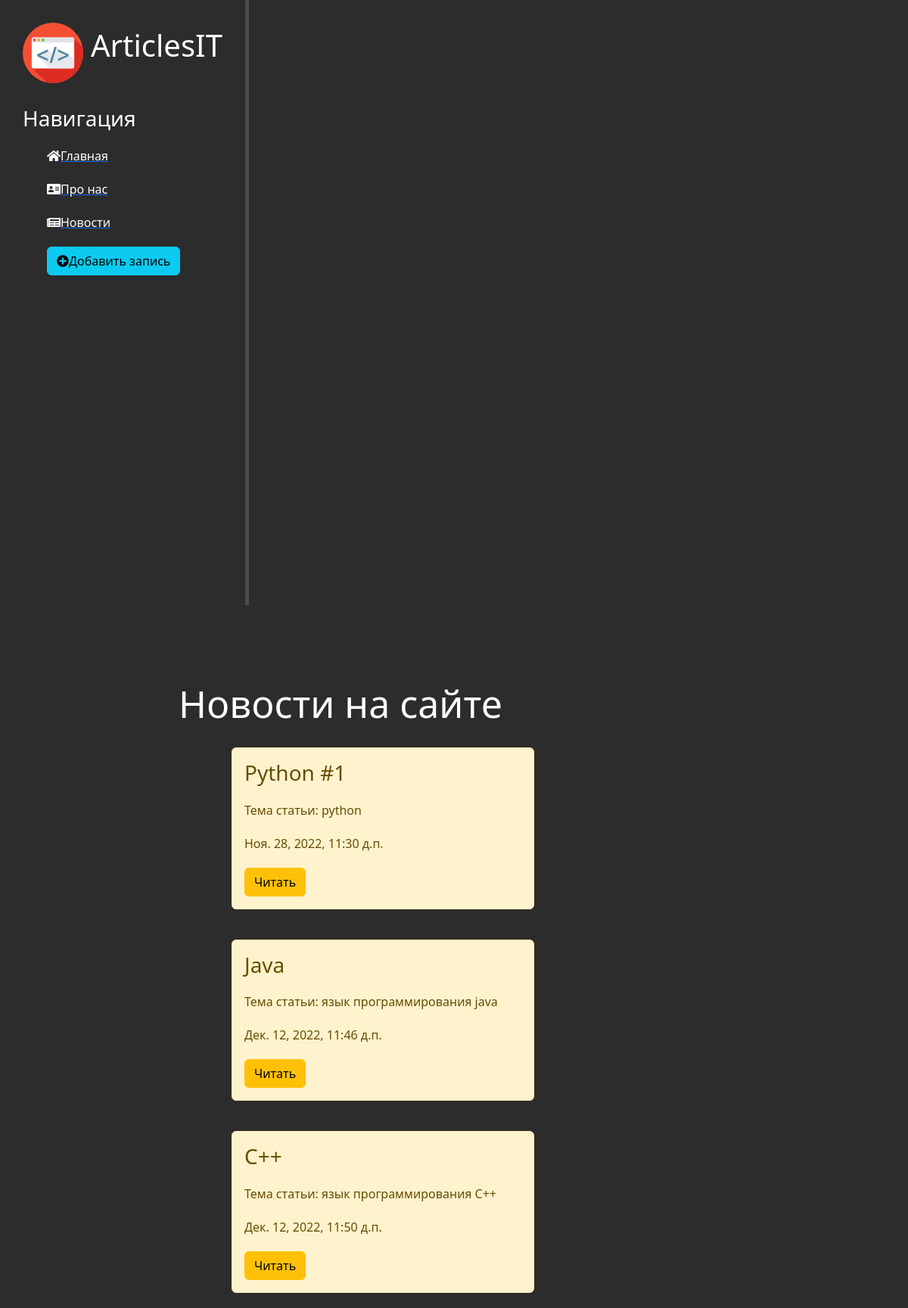
Page /news/ on the committed database.
### news/models.py (models this page shows, shortened)
class Articles(models.Model):
    title = models.CharField('Название', max_length=50)
    theme = models.CharField('Тема статьи', max_length=50, default='Любая')
    full_text = models.TextField('Статья',)
    date = models.DateTimeField('Дата публикации')
    class Meta:
        verbose_name = 'Новость'
        verbose_name_plural = 'Новости'

### news/views.py (the view)
# urls.py: path('', views.news_home, name='news_home'),
def news_home(request):
    news = Articles.objects.order_by('date')
    return render(request, 'news/news_home.html', {'news': news})

### news/templates/news/news_home.html (shortened to what this page needs)
{% extends 'main/layout.html' %}
{% block content %}
    <div class="features">
        <h1>Новости на сайте</h1>
        {% if news %}
            {% for el in news %}
                <div class="alert alert-warning">
                    <h3>{{ el.title }}</h3>
                    <p>Тема статьи: {{ el.theme }}</p>
                    <p>{{ el.date }}</p>
                    <a href="{% url 'news-detail' el.id %}" class="btn btn-warning">Читать</a>
                </div>
            {% endfor %}
        {% else %}
            <p>Пока на сайте нет никаких статей</p>
        {% endif %}
    </div>
{% endblock %}

### main/templates/main/layout.html (shortened to what this page needs)
{% load static %}
<!DOCTYPE html>
<html lang="en">
<head>
  <link rel="stylesheet" href="https://cdn.jsdelivr.net/npm/bootstrap@5.2.2/dist/css/bootstrap.min.css">
  <link rel="stylesheet" href="{% static 'main/css/main.css' %}">
  <link rel="stylesheet" href="https://use.fontawesome.com/releases/v5.8.2/css/all.css">
</head>
<body>
    <aside>
        <img src="{% static 'main/img/newlogo.svg' %}" alt="Лого">
        <span class="logo">ArticlesIT</span>
        <h3>Навигация</h3>
        <ul>
            <a href="{% url 'home' %}"><li><i class="fas fa-home"></i>Главная</li></a>
            <a href="{% url 'about' %}"><li><i class="fas fa-address-card"></i>Про нас</li></a>
            <a href="{% url 'news_home' %}"><li><i class="fas fa-newspaper"></i>Новости</li></a>
            <a href="{% url 'create' %}"><li><button class="btn btn-info"><i class="fas fa-plus-circle"></i>Добавить запись</button></li></a>
        </ul>
    </aside>
    <main>
        {% block content %}
        {% endblock %}
    </main>
</body>
</html>

### main/static/main/css/main.css (style rules this page uses)
body { background: #2c2c2c; }
aside { float: left; background: #181818 width: 20%; padding: 2.5%; height: 100vh; color: #fff; border-right: 5px solid #4d4d4d }
aside img { width: 80px; float: left; }
aside .logo { font-size: 40px; margin-left: 10px; font-weight: bold position: relative; top: -5px; }
aside h3 { margin-top: 50px; font-size: 28px; }
aside ul { list-style: none }
aside ul li { color: #fff; display: block; margin-top: 20px; transition: transform, .6s ease; }
main .features { float: left; color: #fff; margin-top: 100px; text-align: center; width: 75%; }
main .features h1 { font-size: 50px; }
main .features p { max-width: 400px; margin: 20px auto }
.alert-warning { float: left; clear: both; width: 400px; margin: 20px 34%; text-align: left; }

### rows in the picture
Articles: title "Python #1", theme "python", date "Ноя. 28, 2022, 11:30 д.п."
Articles: title "Java", theme "язык программирования java", date "Дек. 12, 2022, 11:46 д.п."
Articles: title "C++", theme "язык программирования C++", date "Дек. 12, 2022, 11:50 д.п."
